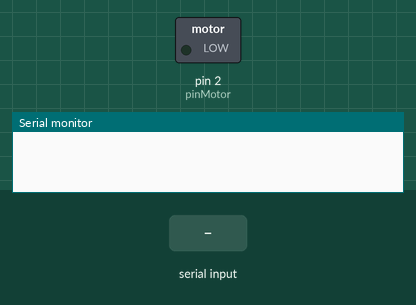
Bench run of a sketch on a simulated Arduino Mega 2560, built with avr-gcc and run on an emulated ATmega2560. On the bench: switched loads named in the sketch (green lamp = pin HIGH), the last lines printed to the serial monitor. Inputs (shaded band) come from the test bench.

Above: at 1.2 s.
1.3 s: "Case 1\n" received over Serial
At 1.6 s:
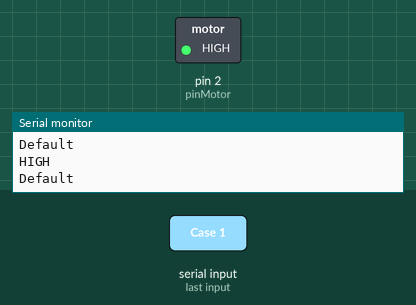
4.3 s: "Case 3\n" received over Serial
At 5.0 s:
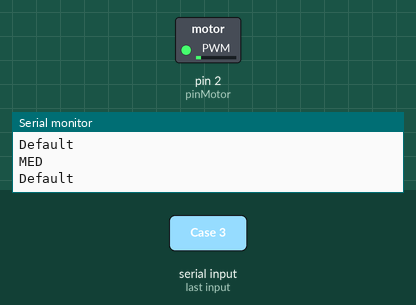
5.8 s: "1" received over Serial
At 6.2 s:
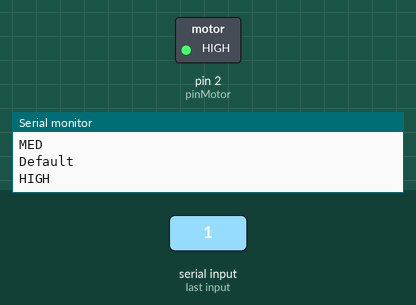
7.3 s: "3" received over Serial
At 8.5 s:
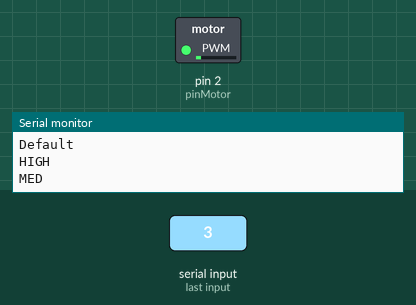
Timing chart, 0 to 10.3 s (numbered marks = the images above; inputs shaded):
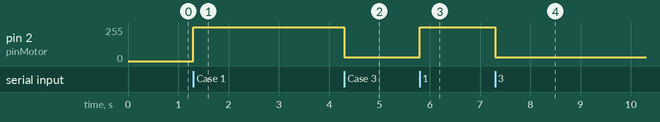

The sketch:

Unidireccional_bit.ino
```cpp
#include <SPI.h>
#include <Controllino.h> /* Usage of CONTROLLINO library allows you to use CONTROLLINO_xx aliases in your sketch. */

#define pinEstado A0
#define pinMotor 2


bool estado;

char msgRecibido[10];
uint8_t cont;

String str = "What's up";

void sendMSG(String buff) {
  //Envio sin recivo
  PORTJ = PORTJ & B10011111;
  PORTJ = PORTJ | B01100000;

  Serial3.println(buff);
}

bool receive(char buff[]) {
  // PORTJ = PORTJ & B10011111; // Ponemos nuestro puerto RS485 en modo lectura.

  bool flag = false;
  int i = 0;

  while (Serial3.available())
  {
    char token = Serial3.read();
    buff[i] = token;
    i++;

    if (!flag)
      flag = true;


  }
  buff[i] = '\0';
  return flag;

}

void RecieveRS485() {
  Serial.println("Recieving RS485.");
  while (true)
  {
    if (Serial3.available())
    {
      // print the new byte:
      Serial.print((char)Serial3.read());

    }
  }
}


void mandarEstado_desdeSerial()
{
   if (Serial.available())
  {
    switch (Serial.read())
    {
      case '1':
        Serial.println("HIGH");
        digitalWrite(pinMotor,HIGH);
        break;

      case '2':
        Serial.println("LOW");
        digitalWrite(pinMotor,LOW);
        break;

      case '3':
        Serial.println("MED");
        analogWrite(pinMotor,30);
        break;

      default:
        Serial.println("Default");

        break;


    }
  }
}
void setupPinesMega(){
  pinMode(pinEstado, INPUT);
  pinMode(pinMotor, OUTPUT);
}

void loopMega(){
  estado = digitalRead(pinEstado);
  Serial.print(estado);
  Serial.print(" - ");
  if (estado == false) {
    digitalWrite(pinMotor,LOW);
    Serial.println("Esperando");
    delay(500);
  }

  else {
    digitalWrite(pinMotor,HIGH);
    String out;
    out += millis()/1000;
    sendMSG(out);
  }
}


void setup() {
  Serial.begin(1000000);
  Serial3.begin(115200);

  /* This will initialize Controllino RS485 pins */
  Controllino_RS485Init();  //Same as
  //pinMode(pinMotor,OUTPUT);

  //  pinMode(CONTROLLINO_RS485_TX, INPUT);
  //  pinMode(CONTROLLINO_RS485_RX, INPUT);
  //  PORTJ &= B10011111;
  //
  //  DDRJ = DDRJ | B01100010;
  //
  //  PORTJ = PORTJ & B10011111;
  //  PORTJ = PORTJ | B01000000;
  setupPinesMega();
}

void loop() {

  if (receive(msgRecibido))
    Serial.print(msgRecibido);

  mandarEstado_desdeSerial();
 /* if (Serial.available())
  {
    switch (Serial.read())
    {
      case '1':
        Serial.println("Case 1");
        sendMSG("HOLA QUE TAL");
        break;

      case '2':
        Serial.println("Case 2");
        sendMSG(str);
        break;

      case '3':
        Serial.println("Case 3");
        sendMSG("state = 1;");
        break;

      default:
        Serial.println("Default");
        sendMSG("Sending default");
        break;


    }
  }*/

  //loopMega();
}
```

Measured:
- after the input at 1.3 s, pin 2 (pinMotor): 0/255 → 255/255 at once
- after the input at 4.3 s, pin 2 (pinMotor): 255/255 → 30/255 at once
- after the input at 5.8 s, pin 2 (pinMotor): 30/255 → 255/255 at once
- after the input at 7.3 s, pin 2 (pinMotor): 255/255 → 30/255 at once
